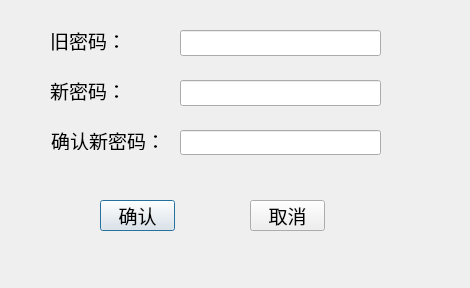
<?xml version="1.0" encoding="UTF-8"?>
<ui version="4.0">
 <class>User_changepwd</class>
 <widget class="QDialog" name="User_changepwd">
  <property name="geometry">
   <rect>
    <x>0</x>
    <y>0</y>
    <width>470</width>
    <height>288</height>
   </rect>
  </property>
  <property name="minimumSize">
   <size>
    <width>470</width>
    <height>288</height>
   </size>
  </property>
  <property name="maximumSize">
   <size>
    <width>470</width>
    <height>288</height>
   </size>
  </property>
  <property name="font">
   <font>
    <family>新宋体</family>
    <pointsize>14</pointsize>
   </font>
  </property>
  <property name="windowTitle">
   <string>Dialog</string>
  </property>
  <widget class="QLabel" name="label">
   <property name="geometry">
    <rect>
     <x>50</x>
     <y>30</y>
     <width>71</width>
     <height>21</height>
    </rect>
   </property>
   <property name="text">
    <string>旧密码：</string>
   </property>
   <property name="buddy">
    <cstring>oldlineEdit</cstring>
   </property>
  </widget>
  <widget class="QLabel" name="label_2">
   <property name="geometry">
    <rect>
     <x>51</x>
     <y>131</y>
     <width>120</width>
     <height>19</height>
    </rect>
   </property>
   <property name="text">
    <string>确认新密码：</string>
   </property>
   <property name="buddy">
    <cstring>againlineEdit</cstring>
   </property>
  </widget>
  <widget class="QLabel" name="label_3">
   <property name="geometry">
    <rect>
     <x>50</x>
     <y>80</y>
     <width>71</width>
     <height>21</height>
    </rect>
   </property>
   <property name="text">
    <string>新密码：</string>
   </property>
   <property name="buddy">
    <cstring>newlineEdit</cstring>
   </property>
  </widget>
  <widget class="QLineEdit" name="againlineEdit">
   <property name="geometry">
    <rect>
     <x>180</x>
     <y>130</y>
     <width>201</width>
     <height>25</height>
    </rect>
   </property>
   <property name="echoMode">
    <enum>QLineEdit::PasswordEchoOnEdit</enum>
   </property>
  </widget>
  <widget class="QLineEdit" name="newlineEdit">
   <property name="geometry">
    <rect>
     <x>180</x>
     <y>80</y>
     <width>201</width>
     <height>26</height>
    </rect>
   </property>
   <property name="echoMode">
    <enum>QLineEdit::PasswordEchoOnEdit</enum>
   </property>
  </widget>
  <widget class="QLineEdit" name="oldlineEdit">
   <property name="geometry">
    <rect>
     <x>180</x>
     <y>30</y>
     <width>201</width>
     <height>26</height>
    </rect>
   </property>
   <property name="echoMode">
    <enum>QLineEdit::Password</enum>
   </property>
  </widget>
  <widget class="QPushButton" name="pushButton">
   <property name="geometry">
    <rect>
     <x>100</x>
     <y>200</y>
     <width>75</width>
     <height>31</height>
    </rect>
   </property>
   <property name="text">
    <string>确认</string>
   </property>
  </widget>
  <widget class="QPushButton" name="pushButton_2">
   <property name="geometry">
    <rect>
     <x>250</x>
     <y>200</y>
     <width>75</width>
     <height>31</height>
    </rect>
   </property>
   <property name="text">
    <string>取消</string>
   </property>
  </widget>
 </widget>
 <resources/>
 <connections>
  <connection>
   <sender>pushButton_2</sender>
   <signal>clicked()</signal>
   <receiver>User_changepwd</receiver>
   <slot>close()</slot>
   <hints>
    <hint type="sourcelabel">
     <x>284</x>
     <y>217</y>
    </hint>
    <hint type="destinationlabel">
     <x>370</x>
     <y>226</y>
    </hint>
   </hints>
  </connection>
 </connections>
</ui>
